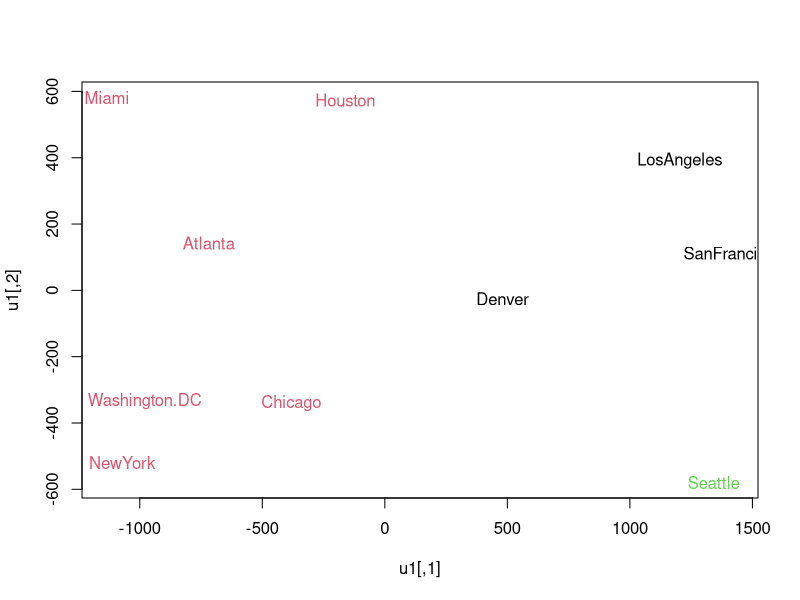

Write R code to recreate this figure.
## ---- chunk 1
u1 <- cmdscale(UScitiesD)
set.seed(4)
u2 <- kmeans(u1,3)
plot(u1,type="n")
text(u1,rownames(u1),col=u2$cluster)
